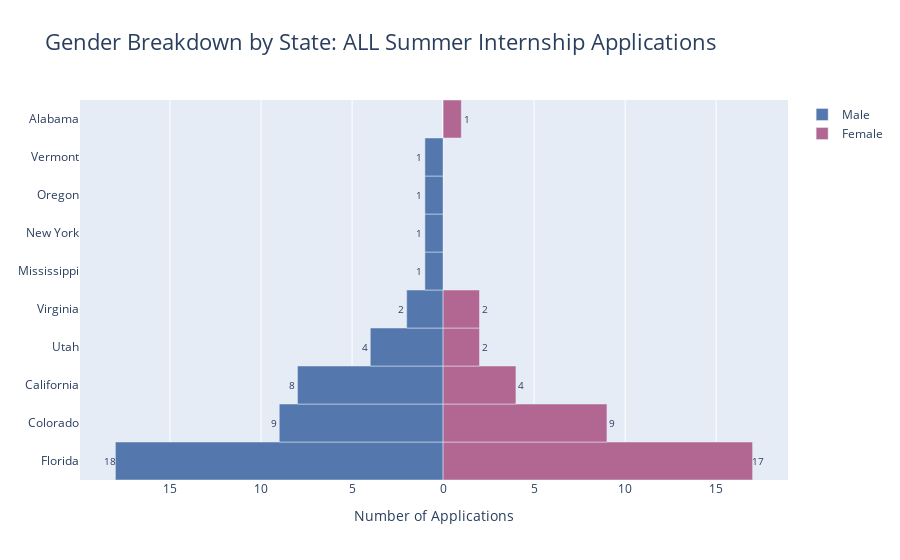
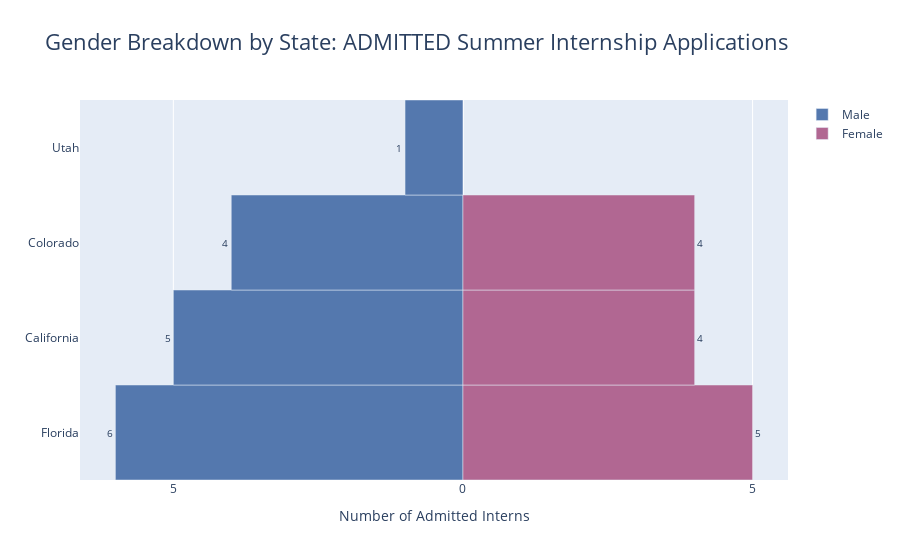

Here is the notebook cell these charts were saved with, in order:
### Code cell
# Source: https://www.geeksforgeeks.org/how-to-create-a-population-pyramid-using-plotly-in-python/
gender_counts_by_state_all = df.groupby("Gender")["State"].value_counts().reset_index()
females_all = gender_counts_by_state_all[gender_counts_by_state_all["Gender"] == "Female"]
males_all = gender_counts_by_state_all[gender_counts_by_state_all["Gender"] == "Male"]
males_all["count"] = males_all["count"]*-1

gender_counts_by_state_admitted = df[df["Decision"] == "Admit"].groupby("Gender")["State"].value_counts().reset_index()
females_admit = gender_counts_by_state_admitted[gender_counts_by_state_admitted["Gender"] == "Female"]
males_admit = gender_counts_by_state_admitted[gender_counts_by_state_admitted["Gender"] == "Male"]
males_admit["count"] = males_admit["count"]*-1

def create_bar_trace(y, x, name, orientation, marker_color):
    trace = go.Bar(y = y, x = x, name = name, orientation = orientation, marker_color = marker_color)
    return trace

def add_data_labels_female(fig, y, x, sep):
    for i, value in enumerate(x):
        fig.add_annotation(dict(x = value+sep, y = y[i], text = str(value), showarrow = False, font = dict(size = 10)))

def add_data_labels_male(fig, y, x, sep):
    for i, value in enumerate(x):
        fig.add_annotation(dict(x = value-sep, y = y[i], text = str(value*-1), showarrow = False, font = dict(size = 10)))

trace1 = create_bar_trace(list(males_all["State"]), males_all["count"], "Male", "h", "#5478AE")
trace2 = create_bar_trace(list(females_all["State"]), females_all["count"], "Female", "h", "#B16792")


fig1 = go.Figure([trace1, trace2])
fig1.update_layout(
    title = "Gender Breakdown by State: ALL Summer Internship Applications",
    title_font_size = 22,
    barmode = "relative",
    bargap = 0.0,
    bargroupgap = 0,
    xaxis = dict(
        tickvals = [-55, -50, -45, -40, -35, -30, -25, -20, -15, -10, -5, 0, 5, 10, 15, 20, 25, 30, 35, 40, 45, 50, 55],
        ticktext = ["55", "50", "45", "40", "35", "30", "25", "20", "15", "10", "5", "0", "5", "10", "15", "20", "25", "30", "35", "40", "45", "50", "55"],
        title = "Number of Applications",
        title_font_size = 14))

add_data_labels_male(fig1, list(males_all["State"]), males_all["count"], 0.3)
add_data_labels_female(fig1, list(females_all["State"]), females_all["count"], 0.3)

fig1.show()
fig1.write_image("../website/images/gender_dist_plot_by_state_all.png", engine = "kaleido")

trace3 = create_bar_trace(list(males_admit["State"]), males_admit["count"], "Male", "h", "#5478AE")
trace4 = create_bar_trace(list(females_admit["State"]), females_admit["count"], "Female", "h", "#B16792")

fig2 = go.Figure([trace3, trace4])
fig2.update_layout(
    title = "Gender Breakdown by State: ADMITTED Summer Internship Applications",
    title_font_size=22,
    barmode = "relative",
    bargap = 0.0,
    bargroupgap = 0,
    xaxis = dict(
        tickvals = [-55, -50, -45, -40, -35, -30, -25, -20, -15, -10, -5, 0, 5, 10, 15, 20, 25, 30, 35, 40, 45, 50, 55],
        ticktext = ["55", "50", "45", "40", "35", "30", "25", "20", "15", "10", "5", "0", "5", "10", "15", "20", "25", "30", "35", "40", "45", "50", "55"],
        title = "Number of Admitted Interns",
        title_font_size = 14))

add_data_labels_male(fig2, list(males_admit["State"]), males_admit["count"], 0.1)
add_data_labels_female(fig2, list(females_admit["State"]), females_admit["count"], 0.1)

fig2.show()
fig2.write_image("../website/images/gender_dist_plot_by_state_admitted.png", engine = "kaleido")

### Figure 1 — Plotly figure (JSON) as saved in the notebook; plotly's stock layout.template omitted (floating-point values rounded to 4 significant figures)
{"data": [{"marker": {"color": "#5478AE"}, "name": "Male", "orientation": "h", "type": "bar", "x": [-18, -9, -8, -4, -2, -1, -1, -1, -1], "y": ["Florida", "Colorado", "California", "Utah", "Virginia", "Mississippi", "New York", "Oregon", "Vermont"]}, {"marker": {"color": "#B16792"}, "name": "Female", "orientation": "h", "type": "bar", "x": [17, 9, 4, 2, 2, 1], "y": ["Florida", "Colorado", "California", "Utah", "Virginia", "Alabama"]}], "layout": {"annotations": [{"font": {"size": 10}, "showarrow": false, "text": "18", "x": -18.3, "y": "Florida"}, {"font": {"size": 10}, "showarrow": false, "text": "9", "x": -9.3, "y": "Colorado"}, {"font": {"size": 10}, "showarrow": false, "text": "8", "x": -8.3, "y": "California"}, {"font": {"size": 10}, "showarrow": false, "text": "4", "x": -4.3, "y": "Utah"}, {"font": {"size": 10}, "showarrow": false, "text": "2", "x": -2.3, "y": "Virginia"}, {"font": {"size": 10}, "showarrow": false, "text": "1", "x": -1.3, "y": "Mississippi"}, {"font": {"size": 10}, "showarrow": false, "text": "1", "x": -1.3, "y": "New York"}, {"font": {"size": 10}, "showarrow": false, "text": "1", "x": -1.3, "y": "Oregon"}, {"font": {"size": 10}, "showarrow": false, "text": "1", "x": -1.3, "y": "Vermont"}, {"font": {"size": 10}, "showarrow": false, "text": "17", "x": 17.3, "y": "Florida"}, {"font": {"size": 10}, "showarrow": false, "text": "9", "x": 9.3, "y": "Colorado"}, {"font": {"size": 10}, "showarrow": false, "text": "4", "x": 4.3, "y": "California"}, {"font": {"size": 10}, "showarrow": false, "text": "2", "x": 2.3, "y": "Utah"}, {"font": {"size": 10}, "showarrow": false, "text": "2", "x": 2.3, "y": "Virginia"}, {"font": {"size": 10}, "showarrow": false, "text": "1", "x": 1.3, "y": "Alabama"}], "bargap": 0, "bargroupgap": 0, "barmode": "relative", "title": {"font": {"size": 22}, "text": "Gender Breakdown by State: ALL Summer Internship Applications"}, "xaxis": {"ticktext": ["55", "50", "45", "40", "35", "30", "25", "20", "15", "10", "5", "0", "5", "10", "15", "20", "25", "30", "35", "40", "45", "50", "55"], "tickvals": [-55, -50, -45, -40, -35, -30, -25, -20, -15, -10, -5, 0, 5, 10, 15, 20, 25, 30, 35, 40, 45, 50, 55], "title": {"font": {"size": 14}, "text": "Number of Applications"}}}}

### Figure 2 — Plotly figure (JSON) as saved in the notebook; plotly's stock layout.template omitted (floating-point values rounded to 4 significant figures)
{"data": [{"marker": {"color": "#5478AE"}, "name": "Male", "orientation": "h", "type": "bar", "x": [-6, -5, -4, -1], "y": ["Florida", "California", "Colorado", "Utah"]}, {"marker": {"color": "#B16792"}, "name": "Female", "orientation": "h", "type": "bar", "x": [5, 4, 4], "y": ["Florida", "California", "Colorado"]}], "layout": {"annotations": [{"font": {"size": 10}, "showarrow": false, "text": "6", "x": -6.1, "y": "Florida"}, {"font": {"size": 10}, "showarrow": false, "text": "5", "x": -5.1, "y": "California"}, {"font": {"size": 10}, "showarrow": false, "text": "4", "x": -4.1, "y": "Colorado"}, {"font": {"size": 10}, "showarrow": false, "text": "1", "x": -1.1, "y": "Utah"}, {"font": {"size": 10}, "showarrow": false, "text": "5", "x": 5.1, "y": "Florida"}, {"font": {"size": 10}, "showarrow": false, "text": "4", "x": 4.1, "y": "California"}, {"font": {"size": 10}, "showarrow": false, "text": "4", "x": 4.1, "y": "Colorado"}], "bargap": 0, "bargroupgap": 0, "barmode": "relative", "title": {"font": {"size": 22}, "text": "Gender Breakdown by State: ADMITTED Summer Internship Applications"}, "xaxis": {"ticktext": ["55", "50", "45", "40", "35", "30", "25", "20", "15", "10", "5", "0", "5", "10", "15", "20", "25", "30", "35", "40", "45", "50", "55"], "tickvals": [-55, -50, -45, -40, -35, -30, -25, -20, -15, -10, -5, 0, 5, 10, 15, 20, 25, 30, 35, 40, 45, 50, 55], "title": {"font": {"size": 14}, "text": "Number of Admitted Interns"}}}}
